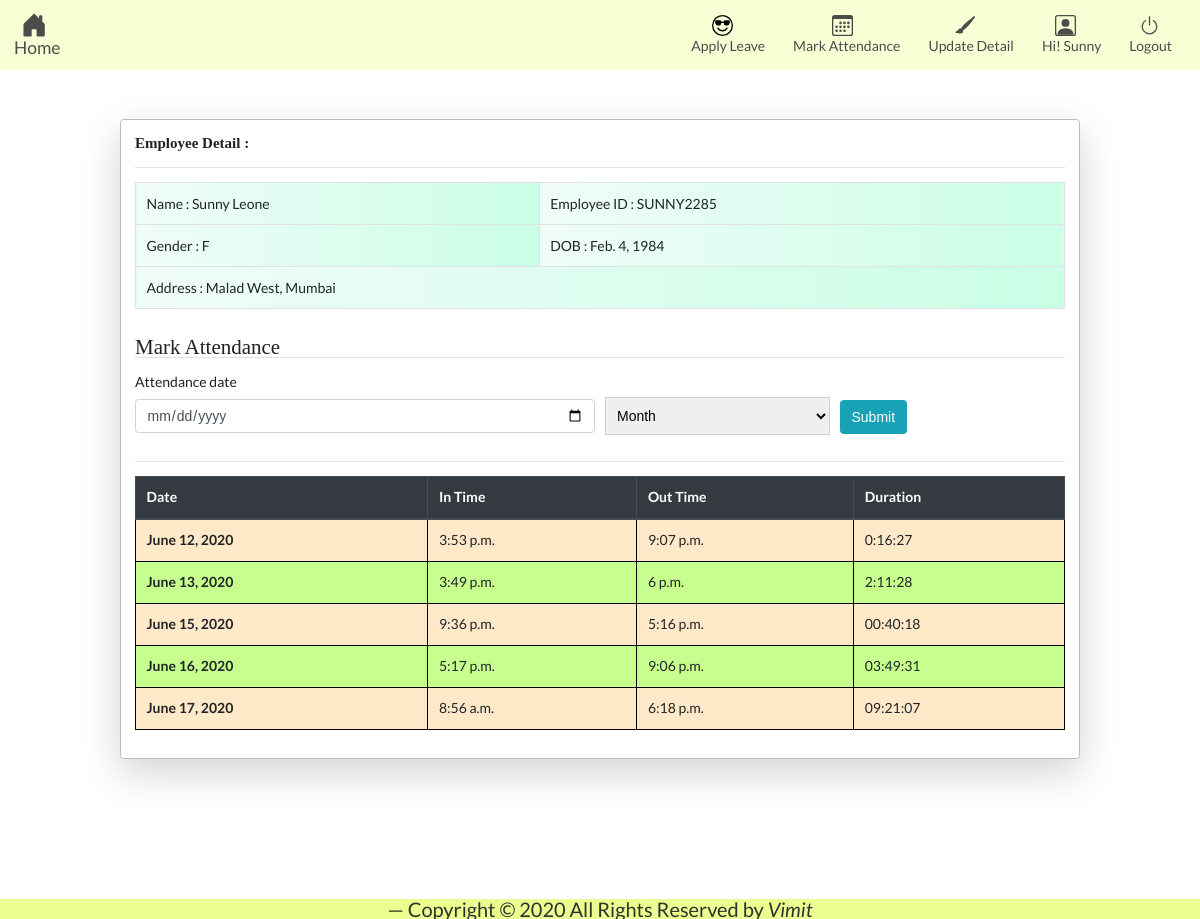
The page /mark_attendance/Sunny/ (signed in) on the database its author committed.
### attendance/models.py (models this page shows, shortened)
class Employee(models.Model):
    GENDER_CHOICES = (
        ('M', 'Male'),
        ('F', 'Female')
    )
    admin = models.ForeignKey(Profile, on_delete=models.CASCADE)
    name = models.CharField(max_length=200, null = False, default = "", blank = True)
    emp_id = models.CharField(max_length=25)
    gender = models.CharField(
        max_length=10, choices=GENDER_CHOICES, default='M')
    dob = models.DateField()
    address = models.TextField()
    created_at = models.DateTimeField(auto_now_add=True)
    updated_at = models.DateTimeField(auto_now_add=True)

class Attendance(models.Model):
    emp_id_attendance = models.ForeignKey(Employee, on_delete=models.DO_NOTHING)
    attendance_date = models.DateField(blank=True, null=True)
    in_time = models.TimeField(blank=True, null=True)
    out_time = models.TimeField(blank=True, null=True)
    duration = models.CharField(max_length=100,blank=True,null=True)
    stats = models.BooleanField(default=True)
    created_at = models.DateTimeField(auto_now_add=True)
    updated_at = models.DateTimeField(auto_now_add=True)

### attendance/views.py (the view, shortened to what this page needs)
@login_required
def mark_attendance(request,user_id):
    date_now = datetime.now()
    year = date_now.year
    if date_now:
        mn = str(date_now.month)
        if len(mn) == 1:
            mn='0'+mn
    named_tuple = time.localtime()  # get struct_time
    time_string = time.strftime("%Y/%m/%d, %H:%M:%S", named_tuple)
    current_time = (time_string.split(',')[1]).split(':')
    hour = int(current_time[0])
    minute = int(current_time[1])
    second = int(current_time[2])
    kwargs = dict()
    user = User.objects.filter(username=user_id).first()
    user_profile = Profile.objects.get(user=user)
    try:
        emp_obj = Employee.objects.get(admin=user_profile)
    except Exception as e:
        emp_obj = None
    if emp_obj:
        criterion1 = Q(emp_id_attendance=emp_obj)
        criterion2 = Q(attendance_date__icontains=f'-{mn}-')
        emp_user_all = Attendance.objects.filter(
            criterion1 & criterion2).order_by('attendance_date')[::1]
    aform = AttendanceForm()
    return render(request, 'attendance/mark_attendace.html', {'year': year, 'emp_obj': emp_obj, 'aform': aform, 'emp_user_all': emp_user_all})

### attendance/forms.py
class AttendanceForm(forms.ModelForm):
    class Meta:
        model = Attendance
        fields = ['attendance_date']
        widgets = {
            'attendance_date': DateInput(attrs={'class': 'datepicker','required':False})
        }

### templates/attendance/mark_attendace.html (shortened to what this page needs)
{%extends 'attendance/home.html' %}
{% load static %}
{% load crispy_forms_tags %}
{% block link %}
    <link rel="stylesheet" type="text/css" href="{% static 'css/attendance.css' %}">
{% endblock %}
{%block content%}
    <div class="container shadow-lg p-3 mb-5 bg-white rounded attendance form-group">
        <h4 style="font-family:Times New Roman;">Employee Detail :<br></h4>
        <hr>
        {% if emp_obj %}
            <table class="table table-bordered">
                <tbody>
                    <tr>
                        <td class="data" colspan="3">Name : {{emp_obj.name}}</td>
                        <td class="data" colspan="2">Employee ID : {{emp_obj.emp_id}}</td>
                    </tr>
                    <tr>
                        <td class="data" colspan="3">Gender : {{emp_obj.gender}}</td>
                        <td class="data" colspan="2">DOB : {{emp_obj.dob}}</td>
                    </tr>
                    <tr>
                        <td class="data" colspan="5">Address : {{emp_obj.address}}</td>
                    </tr>
                </tbody>
            </table>
        {% endif %}
        <div class="form_attendance">
            <form method="post" >
                <legend class="border-bottom mb-" style="font-family:Times New Roman;">Mark Attendance</legend>
                <div class="form-row" style="margin-top: 1em;" >
                    <div class="form-group col-md-6 mb-0">
                        {{aform | crispy}}
                    </div>
                    <div class='form-group col-md-3 mb-0' style="width: 300px;">
                        <select class="ui dropdown  w-100 month" name="month">
                            <option value="">Month</option>
                        </select>
                    </div>
                    <div class='form-group col-md-3 mb-0' style="">
                        <input type="submit" class="btn btn-info" value="Submit" style="margin-top: 2em;">
                    </div>
                </div>
            </form>
            <hr>
            {% if emp_user_all %}
            <table class="table table-bordered" style="border: 1px solid black;">
                <thead class="thead-dark">
                    <tr>
                        <th scope="col">Date</th>
                        <th scope="col">In Time</th>
                        <th scope="col">Out Time</th>
                        <th scope="col">Duration</th>
                    </tr>
                </thead>
                <tbody>
                    {% for emp in emp_user_all %}
                        <tr style="border: 1px solid black;">
                            {% if not emp.stats %}
                                <th scope="row" style="background-color: rgb(255, 233, 201);border: 1px solid black;">
                                    {{emp.attendance_date}}
                                </th>
                                <td style="background-color: rgb(255, 233, 201);border: 1px solid black;">
                                    {{emp.in_time}}</td>
                                {% if emp.out_time %}
                                    <td style="background-color: rgb(255, 233, 201);border: 1px solid black;">
                                        {{emp.out_time}}</td>
                                {% else %}
                                    <td>-</td>
                                {% endif %}
                                {% if emp.duration %}
                                    <td class="table-success"
                                        style="background-color: rgb(255, 233, 201);border: 1px solid black;">
                                        {{emp.duration}}</td>
                                {% else %}
                                    <td style="border: 1px solid black;">00:00:00</td>
                                {% endif %}
                            {% else %}
                                <th scope="row" style="background-color: rgb(198, 255, 142);border: 1px solid black;">
                                    {{emp.attendance_date}}
                                </th>
                                <td style="background-color: rgb(198, 255, 142);border: 1px solid black;">
                                    {{emp.in_time}}</td>
                                {% if emp.out_time %}
                                    <td style="background-color: rgb(198, 255, 142);border: 1px solid black;">
                                        {{emp.out_time}}</td>
                                {% else %}
                                    <td style="border: 1px solid black;">-</td>
                                {% endif %}
                                {% if emp.duration %}
                                    <td class="table-success"
                                        style="background-color: rgb(198, 255, 142);border: 1px solid black;">
                                        {{emp.duration}}</td>
                                {% else %}
                                    <td style="border: 1px solid black;">00:00:00</td>
                                {% endif %}
                            {% endif %}
                        </tr>
                    {% endfor %}
                </tbody>
            </table>
            {% else %}
                <cite align="center" style="text-align: center;vertical-align: middle; line-height: 20px;font-size: 15px; margin-left: 1em;">No record found</cite>
            {%endif%}
        </div>
</div>
{%endblock%}

### templates/attendance/home.html (shortened to what this page needs)
{% load static %}
{% load crispy_forms_tags %}
<!doctype html>
<html lang="en">
<head>
    <link rel="stylesheet" href="https://stackpath.bootstrapcdn.com/bootstrap/4.5.0/css/bootstrap.min.css"
>
    <link rel="stylesheet" type="text/css" href="{% static 'css/home.css' %}">
    <link rel="stylesheet" type="text/css" href="{% static 'css/semantic.min.css' %}">
    {% block link %}{% endblock %}
</head>
<body>
    <nav class="navbar navbar-expand-lg fixed-top" style="background-color: #f8ffd4;">
        <a class="navbar-brand" href="/"><span style="padding-left: 0.4em;color: #4c4d4b;"><br>Home</span></a>
        <div class="collapse navbar-collapse" id="navbarTogglerDemo03">
            <div class="form-inline my-2 my-lg-0">
                {% if user.is_authenticated %}
                <a class="nav-link" href="{% url 'apply-leaves' request.user%}"><span
                        style="padding-left: 1.5em;color: #4c4d4b;"><br>Apply Leave</span></a>
                <a class="nav-link" href="{% url 'mark-attendance' request.user%}"><span
                        style="padding-left: 2.75em;color: #4c4d4b;"><br>Mark Attendance</span></a>
                <a class="nav-link" href="{% url 'create-employee-detail' request.user %}"><span
                        style="padding-left: 1.85em;color: #4c4d4b;"><br>Update Detail</span></a>
                <a href="{% url 'user-window' %}" class="nav-link white"><span
                        style="padding-left: 0.9em;color: #4c4d4b;"><br> Hi! {{request.user}}</span></a>
                <a href="{% url 'logout' %}" class="nav-link white"><span
                        style="padding-left: 0.7em;color: #4c4d4b;"><svg
                            class="bi bi-power" width="1.5em" height="1.5em" viewBox="0 0 16 16" fill="#4c4d4b"
                            xmlns="http://www.w3.org/2000/svg">
                            <path fill-rule="evenodd"
                                d="M5.578 4.437a5 5 0 104.922.044l.5-.866a6 6 0 11-5.908-.053l.486.875z"
                                clip-rule="evenodd" />
                            <path fill-rule="evenodd" d="M7.5 8V1h1v7h-1z" clip-rule="evenodd" />
                        </svg><br>Logout</span></a>
                {% endif %}
            </div>
        </div>
    </nav>
    {%block content%}{%endblock%}
    <div class="footer navbar-fixed-bottom" align="center" style="">
        <footer class="blockquote-footer" style='font-size:20px;color: #31312f;'>Copyright &copy; {{year}} All Rights
            Reserved by <cite title="Source Title">Vimit</cite></footer>
    </div>
</body>
</html>

### static/css/home.css (style rules this page uses)
body, html { height: 100%; margin: 0; }
.container { width: 50%; }
footer { background-color: rgb(234, 255, 143); width: 100%; position: fixed; left: 0; bottom: 0; }

### static/css/attendance.css (style rules this page uses)
.attendance { margin-top: 8.5em; border: 1px solid rgb(189, 186, 186); width: 80%; }
.data { background-image: linear-gradient(-90deg, rgb(202, 255, 230), rgb(240, 252, 248)); }
.form_attendance { padding-top: 1em; padding-left: 0em; }
.month { margin-top: 1.8em; }

### rows shown on the page
Employee: name "Sunny Leone", emp_id "SUNNY2285", gender "F", dob "Feb. 4, 1984", address "Malad West, Mumbai"
Attendance: attendance_date "June 12, 2020", in_time "3:53 p.m.", out_time "9:07 p.m.", duration "0:16:27"
Attendance: attendance_date "June 13, 2020", in_time "3:49 p.m.", out_time "6 p.m.", duration "2:11:28"
Attendance: attendance_date "June 15, 2020", in_time "9:36 p.m.", out_time "5:16 p.m.", duration "00:40:18"
Attendance: attendance_date "June 16, 2020", in_time "5:17 p.m.", out_time "9:06 p.m.", duration "03:49:31"
Attendance: attendance_date "June 17, 2020", in_time "8:56 a.m.", out_time "6:18 p.m.", duration "09:21:07"

### other values the page prints
{{ request.user }} "Sunny"
{{ year }} "2020"
